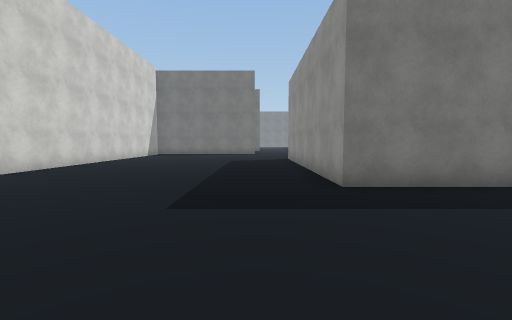
view 1 (above)

24 first-person views from a walk through a scene from a Unity 3-D project. The camera is 1.5 m above the floor, tilts 4° down and sees 90° across. The floor is counted in squares, 2 m on a side. Each view is taken from the middle of a square. On the plan, view 1 faces up. The plan holds only what a view shows up to about 9 squares ahead; the rest is blank. The place goes on beyond the plan. Some surface patterns are stand-ins.

view 2
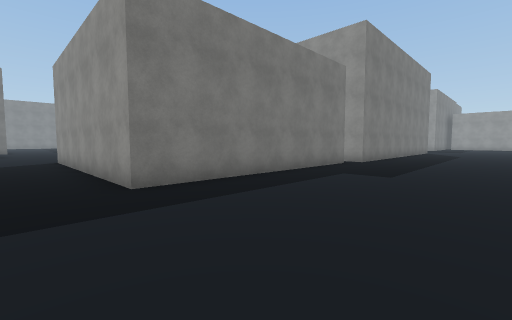

view 3
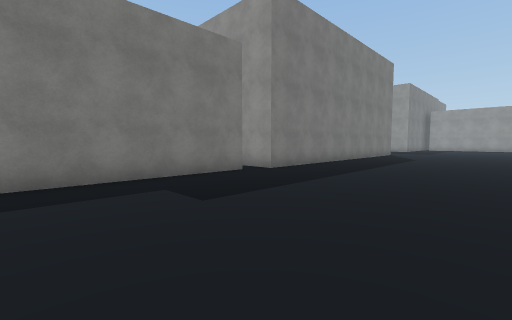

view 4
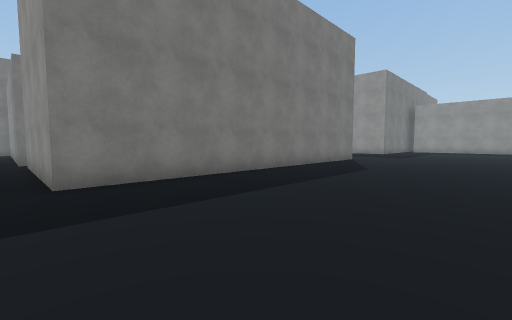

view 5
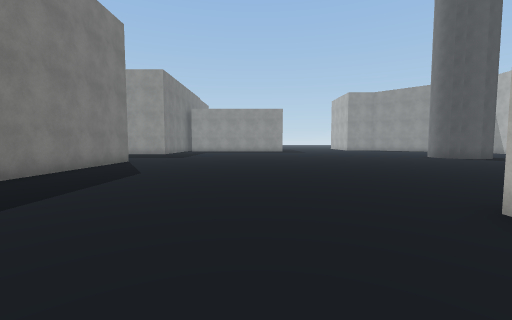

view 6
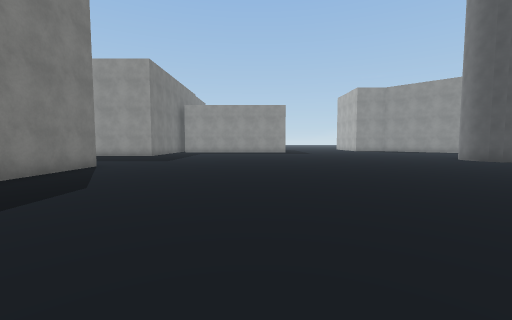

view 7
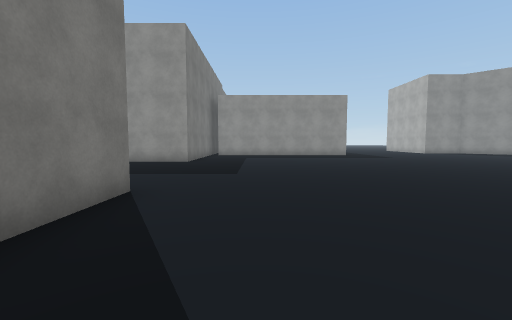

view 8
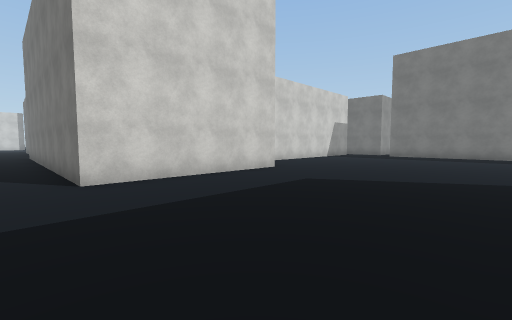

view 9
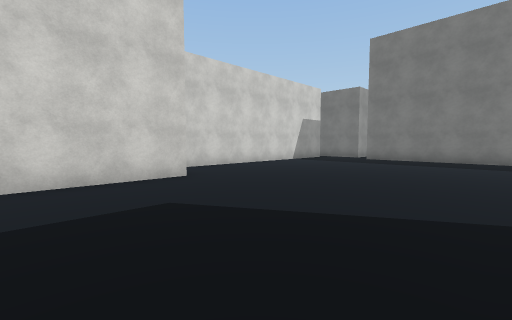

view 10
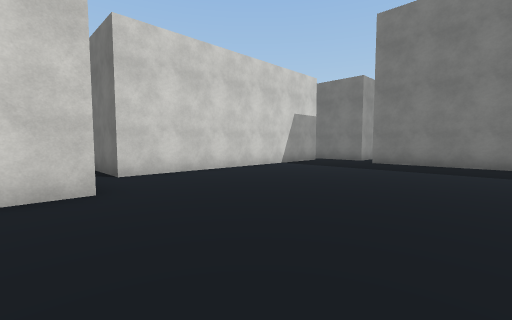

view 11
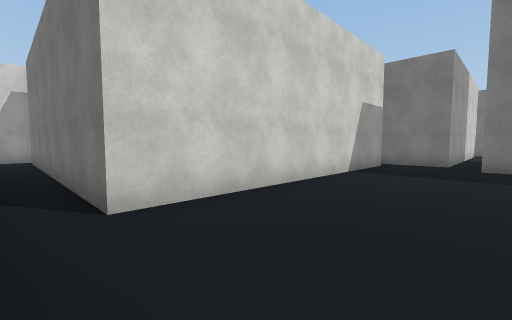

view 12
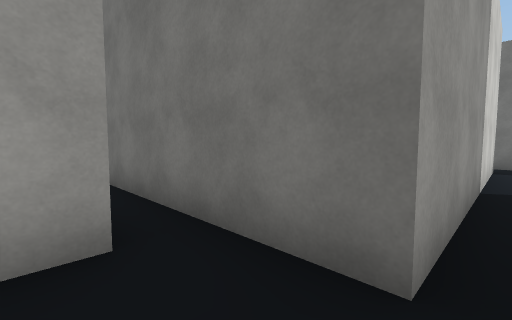

view 13
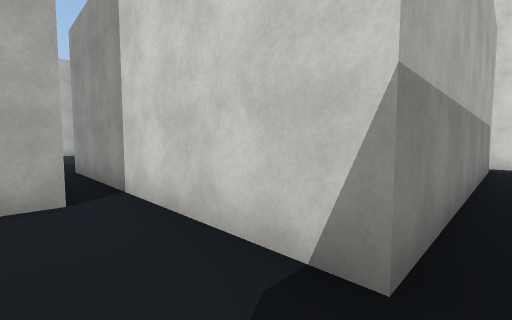

view 14
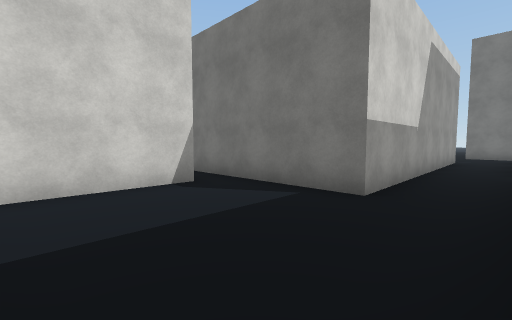

view 15
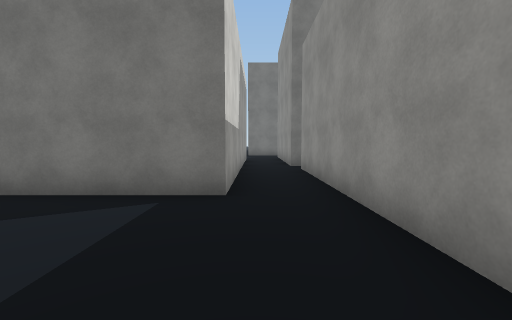

view 16
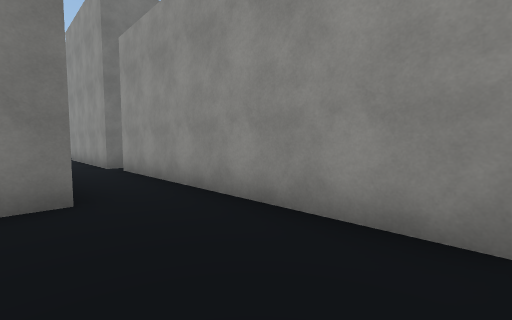

view 17
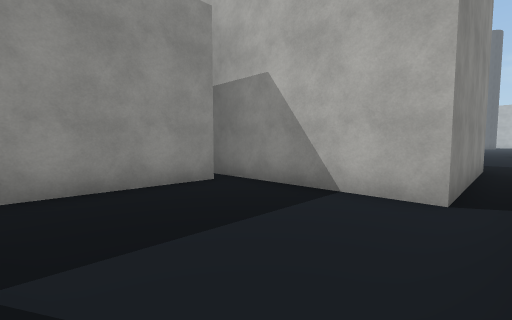

view 18
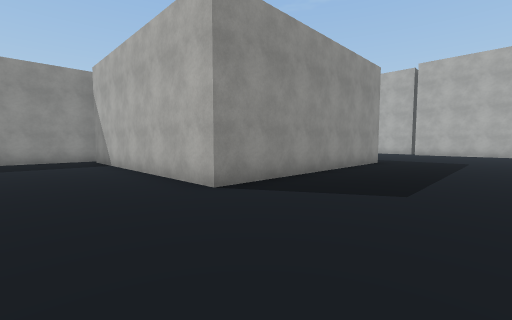

view 19
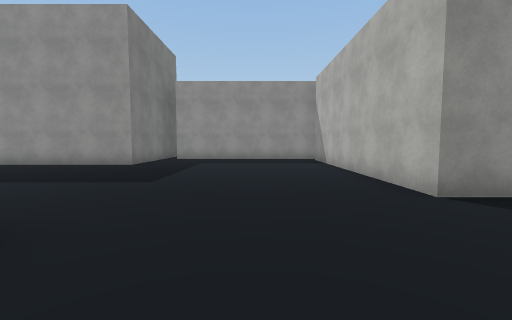

view 20
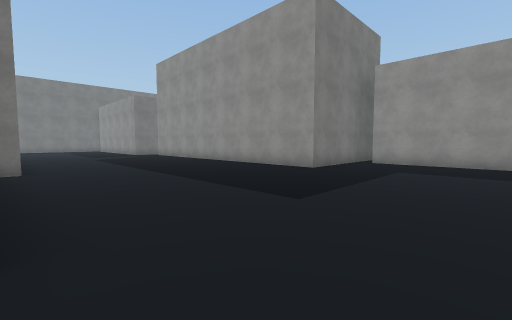

view 21
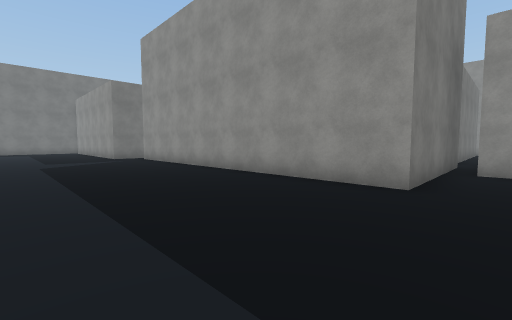

view 22
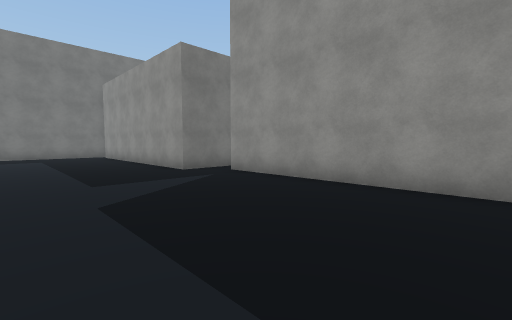

view 23
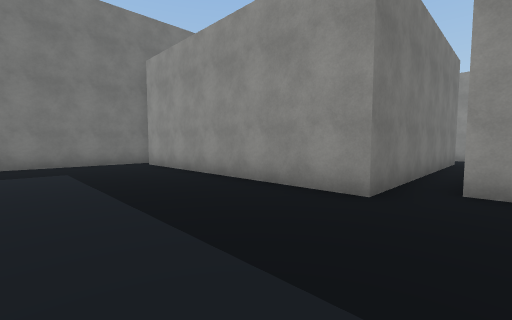

view 24
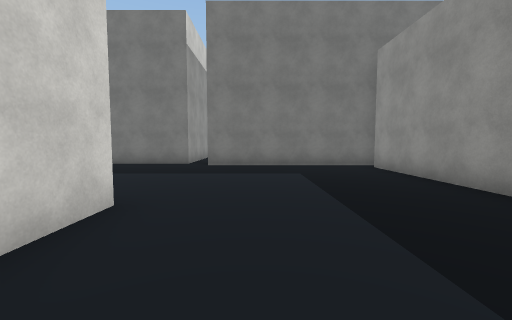

### Floor plan
Points are (right, up) in squares from view 1. A wall is a line through its corners. A room is listed if a view was taken in it or the views show most of it. See-through windows are left out.
Room 1 (views 1, 2, 3, 4, 5, 6, 7, 8, 9, 10, 11, 12, 18, 19, 20, 21, 22, 23, 24)
walls: (9.4, 9.8) (9.4, 17.6); (8.7, 9.5) (8.7, 9); (8.8, 4.3) (1.4, 4.3) (1.4, 11.5) (8.3, 11.5); (11.5, 18.1) (6.5, 18.1) (6.5, 28.5); (19.9, 9) (19.9, 3.9) (9.4, 3.9) (9.4, 9); (18.1, 17.6) (18.1, 9.8); (-5.9, 9.1) (-5.9, 5.8); (19.7, 22.4) (19.7, 18.3) (18.5, 18.3); (25, 17.4) (20.5, 17.4) (20.5, 22.4); (11.4, 29.3) (5.5, 29.3) (5.5, 36.6); (0.3, 32) (0.3, 30.6); (5.9, 37.3) (0.4, 37.3); (-0.2, 37.9) (-3, 37.9)
ways out: opening at (20, 22) to room 2; opening at (12, 29); opening at (18, 18)
Room 2 (views 13, 14, 15, 16, 17)
walls: (19.7, 25.6) (19.7, 22.4); (24.3, 22.9) (24.3, 30.2); (24.6, 31) (24.1, 31) (24.1, 33.6); (20.5, 22.4) (25.1, 22.4); (22.6, 34.4) (22.6, 26.6) (19.6, 26.6)
ways out: opening at (20, 22) to room 1; opening at (19, 26); opening at (23, 34)

Positions as (right, up) in squares from view 1, and headings:
1: (0, 0), facing up
2: (0, 0), facing up-right
3: (4, -1), facing up-right
4: (9, -1), facing up-right
5: (10, -1), facing right
6: (12, -1), facing right
7: (16, 2), facing right
8: (25, 3), facing up-left
9: (25, 6), facing up-left
10: (24, 8), facing up-left
11: (21, 9), facing up-left
12: (20, 17), facing up-left
13: (21, 26), facing down-left
14: (24, 23), facing up-left
15: (23, 23), facing up
16: (22, 23), facing up-right
17: (20, 26), facing down-right
18: (-2, 14), facing down-right
19: (-2, 14), facing right
20: (0, 14), facing up-right
21: (2, 17), facing up-right
22: (2, 23), facing up-right
23: (2, 28), facing up-right
24: (2, 29), facing up
